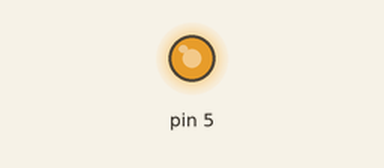
Bench run of a sketch on a simulated Arduino Uno, built with avr-gcc and run on an emulated ATmega328P. Shown: output pins drawn as LEDs (lit = HIGH).

Above: at 0.1 s.
Timing chart, 0 to 1.6 s (numbered marks = the images above):
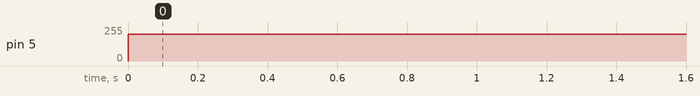

The sketch:

motor_prac.ino
```cpp
void setup() {
  // put your setup code here, to run once:
pinMode(5, OUTPUT);

}

void loop() {
  // put your main code here, to run repeatedly:
  analogWrite(5, 200);
}

//IT WORKS!!!!!!! JUST NEEDEDE TO CONNECT GROUND FROM MOTOR DRIVER TO ARDUINO!!!!!! YEAHHHHHHH BABBY
```

Measured:
- by itself, pin 5: 0/255 → 200/255 at 0.00 s
